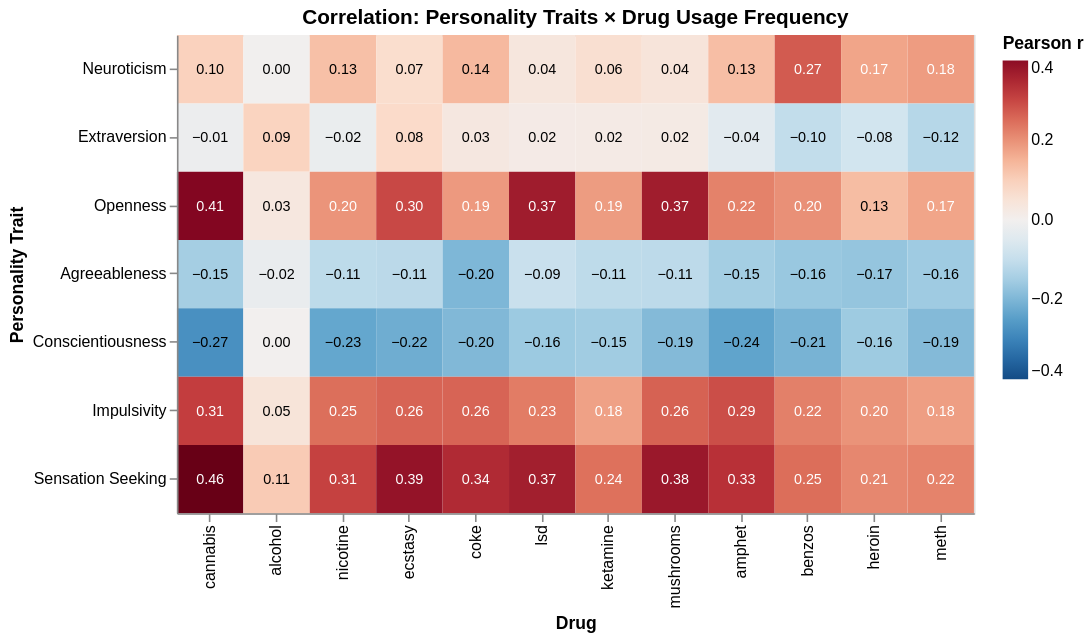

The notebook cell saved with this chart:
### Markdown cell above
## 7. Correlation Heatmap — Traits × Drug Scores

### Code cell
# -------------------------------------------------------
# CHART 7: Pearson correlation heatmap
# Traits (rows) × Drugs (cols)
# -------------------------------------------------------

score_cols = [f'{d}_score' for d in focus_drugs if f'{d}_score' in df_as.columns]
trait_score_df = df_as[trait_list + score_cols].dropna()

corr_matrix = trait_score_df.corr().loc[
    trait_list, score_cols
].reset_index().melt(id_vars='index')
corr_matrix.columns = ['Trait', 'Drug', 'Correlation']
corr_matrix['Drug'] = corr_matrix['Drug'].str.replace('_score', '')

corr_chart = alt.Chart(corr_matrix).mark_rect().encode(
    x=alt.X('Drug:N', title='Drug', sort=None),
    y=alt.Y('Trait:N', title='Personality Trait', sort=None),
    color=alt.Color('Correlation:Q',
                    scale=alt.Scale(scheme='redblue', domain=[-0.4, 0.4], reverse=True),
                    title='Pearson r'),
    tooltip=['Trait', 'Drug', alt.Tooltip('Correlation:Q', format='.3f')]
).properties(
    title='Correlation: Personality Traits × Drug Usage Frequency',
    width=500, height=300
)

# Add text labels
text_layer = corr_chart.mark_text(fontSize=9).encode(
    text=alt.Text('Correlation:Q', format='.2f'),
    color=alt.condition(
        alt.datum.Correlation > 0.15,
        alt.value('white'),
        alt.value('black')
    )
)

(corr_chart + text_layer)

### Figure 1 — Vega-Lite specification as saved in the notebook (floating-point values rounded to 4 significant figures)
{"config": {"view": {"continuousWidth": 300, "continuousHeight": 300}}, "layer": [{"mark": {"type": "rect"}, "encoding": {"color": {"field": "Correlation", "scale": {"domain": [-0.4, 0.4], "reverse": true, "scheme": "redblue"}, "title": "Pearson r", "type": "quantitative"}, "tooltip": [{"field": "Trait", "type": "nominal"}, {"field": "Drug", "type": "nominal"}, {"field": "Correlation", "format": ".3f", "type": "quantitative"}], "x": {"field": "Drug", "sort": null, "title": "Drug", "type": "nominal"}, "y": {"field": "Trait", "sort": null, "title": "Personality Trait", "type": "nominal"}}, "title": "Correlation: Personality Traits × Drug Usage Frequency"}, {"mark": {"type": "text", "fontSize": 9}, "encoding": {"color": {"condition": {"test": "(datum.Correlation > 0.15)", "value": "white"}, "value": "black"}, "text": {"field": "Correlation", "format": ".2f", "type": "quantitative"}, "tooltip": [{"field": "Trait", "type": "nominal"}, {"field": "Drug", "type": "nominal"}, {"field": "Correlation", "format": ".3f", "type": "quantitative"}], "x": {"field": "Drug", "sort": null, "title": "Drug", "type": "nominal"}, "y": {"field": "Trait", "sort": null, "title": "Personality Trait", "type": "nominal"}}, "title": "Correlation: Personality Traits × Drug Usage Frequency"}], "data": {"name": "data-0babe46ae77c1f9567e913ad3a9b535d"}, "height": 300, "width": 500, "$schema": "https://vega.github.io/schema/vega-lite/v5.20.1.json", "datasets": {"data-0babe46ae77c1f9567e913ad3a9b535d": [{"Trait": "Neuroticism", "Drug": "cannabis", "Correlation": 0.09554}, {"Trait": "Extraversion", "Drug": "cannabis", "Correlation": -0.01437}, {"Trait": "Openness", "Drug": "cannabis", "Correlation": 0.4142}, {"Trait": "Agreeableness", "Drug": "cannabis", "Correlation": -0.1485}, {"Trait": "Conscientiousness", "Drug": "cannabis", "Correlation": -0.2748}, {"Trait": "Impulsivity", "Drug": "cannabis", "Correlation": 0.3105}, {"Trait": "Sensation Seeking", "Drug": "cannabis", "Correlation": 0.4561}, {"Trait": "Neuroticism", "Drug": "alcohol", "Correlation": -0.001882}, {"Trait": "Extraversion", "Drug": "alcohol", "Correlation": 0.0923}, {"Trait": "Openness", "Drug": "alcohol", "Correlation": 0.03271}, {"Trait": "Agreeableness", "Drug": "alcohol", "Correlation": -0.02181}, {"Trait": "Conscientiousness", "Drug": "alcohol", "Correlation": -0.0002033}, {"Trait": "Impulsivity", "Drug": "alcohol", "Correlation": 0.04597}, {"Trait": "Sensation Seeking", "Drug": "alcohol", "Correlation": 0.1085}, {"Trait": "Neuroticism", "Drug": "nicotine", "Correlation": 0.1284}, {"Trait": "Extraversion", "Drug": "nicotine", "Correlation": -0.0192}, {"Trait": "Openness", "Drug": "nicotine", "Correlation": 0.1955}, {"Trait": "Agreeableness", "Drug": "nicotine", "Correlation": -0.1111}, {"Trait": "Conscientiousness", "Drug": "nicotine", "Correlation": -0.2309}, {"Trait": "Impulsivity", "Drug": "nicotine", "Correlation": 0.2463}, {"Trait": "Sensation Seeking", "Drug": "nicotine", "Correlation": 0.3056}, {"Trait": "Neuroticism", "Drug": "ecstasy", "Correlation": 0.06995}, {"Trait": "Extraversion", "Drug": "ecstasy", "Correlation": 0.07882}, {"Trait": "Openness", "Drug": "ecstasy", "Correlation": 0.2963}, {"Trait": "Agreeableness", "Drug": "ecstasy", "Correlation": -0.1145}, {"Trait": "Conscientiousness", "Drug": "ecstasy", "Correlation": -0.2173}, {"Trait": "Impulsivity", "Drug": "ecstasy", "Correlation": 0.2609}, {"Trait": "Sensation Seeking", "Drug": "ecstasy", "Correlation": 0.3882}, {"Trait": "Neuroticism", "Drug": "coke", "Correlation": 0.1399}, {"Trait": "Extraversion", "Drug": "coke", "Correlation": 0.03094}, {"Trait": "Openness", "Drug": "coke", "Correlation": 0.1883}, {"Trait": "Agreeableness", "Drug": "coke", "Correlation": -0.1981}, {"Trait": "Conscientiousness", "Drug": "coke", "Correlation": -0.1952}, {"Trait": "Impulsivity", "Drug": "coke", "Correlation": 0.26}, {"Trait": "Sensation Seeking", "Drug": "coke", "Correlation": 0.3434}, {"Trait": "Neuroticism", "Drug": "lsd", "Correlation": 0.03709}, {"Trait": "Extraversion", "Drug": "lsd", "Correlation": 0.01817}, {"Trait": "Openness", "Drug": "lsd", "Correlation": 0.3698}, {"Trait": "Agreeableness", "Drug": "lsd", "Correlation": -0.09389}, {"Trait": "Conscientiousness", "Drug": "lsd", "Correlation": -0.1607}, {"Trait": "Impulsivity", "Drug": "lsd", "Correlation": 0.2292}, {"Trait": "Sensation Seeking", "Drug": "lsd", "Correlation": 0.3655}, {"Trait": "Neuroticism", "Drug": "ketamine", "Correlation": 0.06275}, {"Trait": "Extraversion", "Drug": "ketamine", "Correlation": 0.01873}, {"Trait": "Openness", "Drug": "ketamine", "Correlation": 0.1851}, {"Trait": "Agreeableness", "Drug": "ketamine", "Correlation": -0.1108}, {"Trait": "Conscientiousness", "Drug": "ketamine", "Correlation": -0.1535}, {"Trait": "Impulsivity", "Drug": "ketamine", "Correlation": 0.1777}, {"Trait": "Sensation Seeking", "Drug": "ketamine", "Correlation": 0.2436}, {"Trait": "Neuroticism", "Drug": "mushrooms", "Correlation": 0.04239}, {"Trait": "Extraversion", "Drug": "mushrooms", "Correlation": 0.02111}, {"Trait": "Openness", "Drug": "mushrooms", "Correlation": 0.3691}, {"Trait": "Agreeableness", "Drug": "mushrooms", "Correlation": -0.1114}, {"Trait": "Conscientiousness", "Drug": "mushrooms", "Correlation": -0.1912}, {"Trait": "Impulsivity", "Drug": "mushrooms", "Correlation": 0.2637}, {"Trait": "Sensation Seeking", "Drug": "mushrooms", "Correlation": 0.3783}, {"Trait": "Neuroticism", "Drug": "amphet", "Correlation": 0.1311}, {"Trait": "Extraversion", "Drug": "amphet", "Correlation": -0.0411}, {"Trait": "Openness", "Drug": "amphet", "Correlation": 0.2211}, {"Trait": "Agreeableness", "Drug": "amphet", "Correlation": -0.1489}, {"Trait": "Conscientiousness", "Drug": "amphet", "Correlation": -0.2362}, {"Trait": "Impulsivity", "Drug": "amphet", "Correlation": 0.2894}, {"Trait": "Sensation Seeking", "Drug": "amphet", "Correlation": 0.3311}, {"Trait": "Neuroticism", "Drug": "benzos", "Correlation": 0.2722}, {"Trait": "Extraversion", "Drug": "benzos", "Correlation": -0.1034}, {"Trait": "Openness", "Drug": "benzos", "Correlation": 0.2013}, {"Trait": "Agreeableness", "Drug": "benzos", "Correlation": -0.1645}, {"Trait": "Conscientiousness", "Drug": "benzos", "Correlation": -0.2064}, {"Trait": "Impulsivity", "Drug": "benzos", "Correlation": 0.2234}, {"Trait": "Sensation Seeking", "Drug": "benzos", "Correlation": 0.2479}, {"Trait": "Neuroticism", "Drug": "heroin", "Correlation": 0.1727}, {"Trait": "Extraversion", "Drug": "heroin", "Correlation": -0.08}, {"Trait": "Openness", "Drug": "heroin", "Correlation": 0.1342}, {"Trait": "Agreeableness", "Drug": "heroin", "Correlation": -0.1699}, {"Trait": "Conscientiousness", "Drug": "heroin", "Correlation": -0.1584}, {"Trait": "Impulsivity", "Drug": "heroin", "Correlation": 0.1977}, {"Trait": "Sensation Seeking", "Drug": "heroin", "Correlation": 0.2137}, {"Trait": "Neuroticism", "Drug": "meth", "Correlation": 0.1847}, {"Trait": "Extraversion", "Drug": "meth", "Correlation": -0.1217}, {"Trait": "Openness", "Drug": "meth", "Correlation": 0.172}, {"Trait": "Agreeableness", "Drug": "meth", "Correlation": -0.1568}, {"Trait": "Conscientiousness", "Drug": "meth", "Correlation": -0.1914}, {"Trait": "Impulsivity", "Drug": "meth", "Correlation": 0.1815}, {"Trait": "Sensation Seeking", "Drug": "meth", "Correlation": 0.2189}]}}
